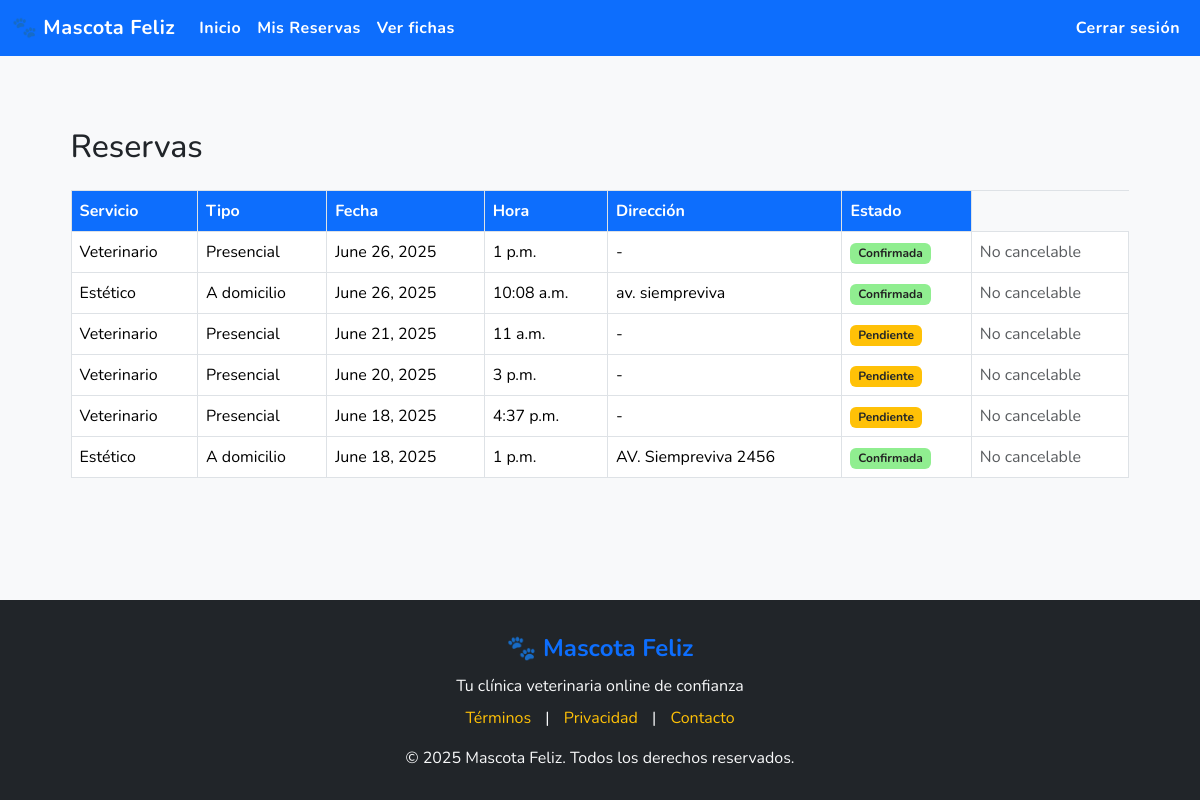
The app's page /reservas/ (signed in), older data.
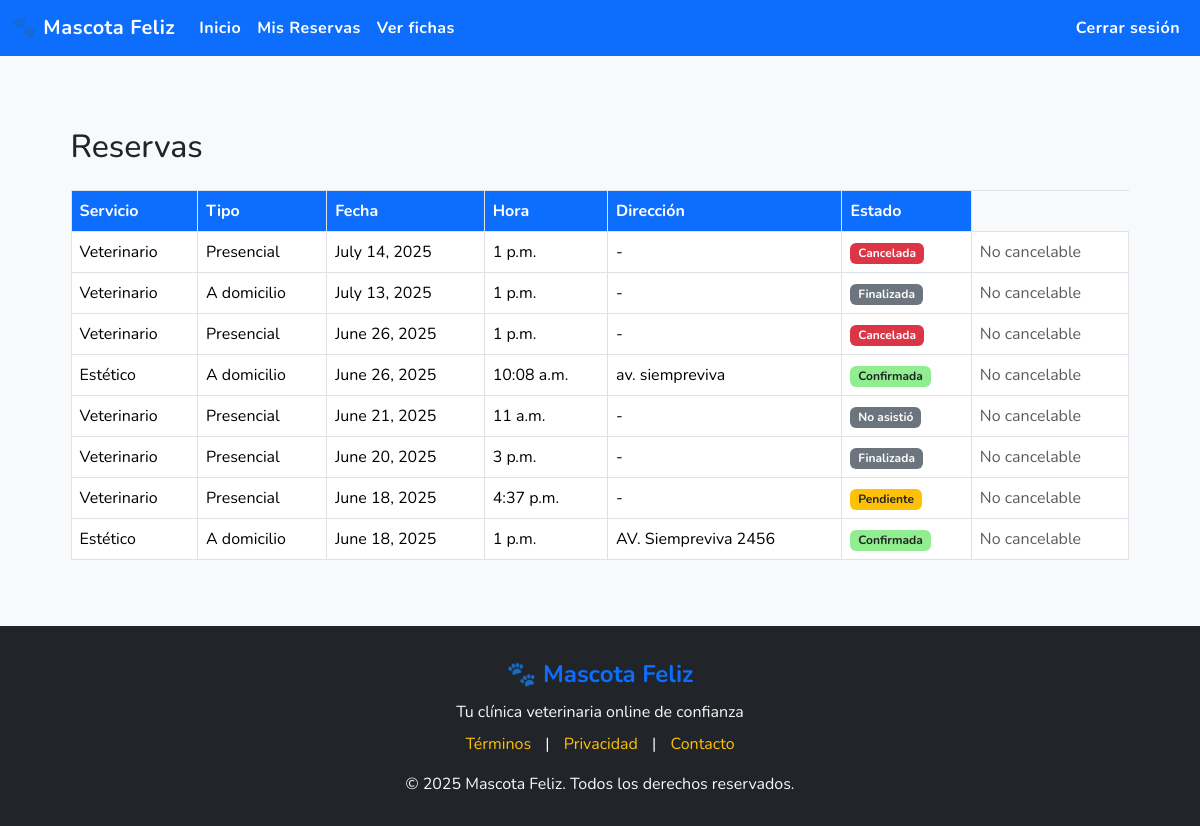
The same page, newer data.
### core/models.py (models this page shows, shortened)
class Reserva(models.Model):
    ESTADOS = [
        ('pendiente', 'Pendiente'),
        ('confirmada', 'Confirmada'),
        ('en_camino', 'En camino'),         # solo a domicilio
        ('en_espera', 'En espera'),         # solo presencial
        ('en_atencion', 'En atención'),
        ('finalizada', 'Finalizada'),
        ('cancelada', 'Cancelada'),
        ('no_asistio', 'No asistió'),
    ]
    TIPO_SERVICIO_CHOICES = [
        ('veterinario', 'Veterinario'),
        ('estetico', 'Estético'),
    ]
    TIPO_RESERVA_CHOICES = [
        ('presencial', 'Presencial'),
        ('domicilio', 'A domicilio'),
    ]
    cliente = models.ForeignKey(Usuario, on_delete=models.CASCADE, limit_choices_to={'tipo_usuario': 'cliente'})
    tipo_servicio = models.CharField(max_length=20, choices=TIPO_SERVICIO_CHOICES)
    tipo_reserva = models.CharField(max_length=20, choices=TIPO_RESERVA_CHOICES)
    direccion = models.CharField(max_length=255, blank=True, null=True)  # obligatoria si es a domicilio
    estado = models.CharField(max_length=20, choices=ESTADOS, default='pendiente')
    fecha_creacion = models.DateTimeField(auto_now_add=True)
    fecha = models.DateField()
    hora = models.TimeField()

### app/views.py (the view)
# urls.py: path('reservas/', views.ver_reservas_cliente, name='ver_reservas'),
@login_required
def ver_reservas_cliente(request):
    if request.user.tipo_usuario != 'cliente':
        return HttpResponseForbidden("Acceso denegado.")
    reservas = Reserva.objects.filter(cliente=request.user).order_by('-fecha', '-hora')
    return render(request, 'pages/ver_reservas.html', {
        'reservas': reservas,
        'today': date.today()
    })

### app/templates/pages/ver_reservas.html (shortened to what this page needs)
{% extends 'base/base.html' %}
{% block content %}
<div class="container mt-5">
    <h2 class="mb-4">Reservas</h2>
    {% if reservas %}
        <table class="table table-bordered">
            <thead>
                <tr>
                <th>Servicio</th>
                <th>Tipo</th>
                <th>Fecha</th>
                <th>Hora</th>
                <th>Dirección</th>
                <th>Estado</th>
                </tr>
            </thead>
            <tbody>
                {% for reserva in reservas %}
                <tr>
                    <td>{{ reserva.get_tipo_servicio_display }}</td>
                    <td>{{ reserva.get_tipo_reserva_display }}</td>
                    <td>{{ reserva.fecha }}</td>
                    <td>{{ reserva.hora }}</td>
                    <td>{{ reserva.direccion|default:"-" }}</td>
                    <td>
                        {% if reserva.get_estado_display == "Pendiente" %}
                            <span class="badge bg-warning text-dark">{{ reserva.get_estado_display }}</span>
                        {% elif reserva.get_estado_display == "Confirmada" %}
                            <span class="badge" style="background-color: #90ee90; color: #222;">{{ reserva.get_estado_display }}</span>
                        {% elif reserva.get_estado_display == "Cancelada" %}
                            <span class="badge bg-danger">{{ reserva.get_estado_display }}</span>
                        {% elif reserva.get_estado_display == "Cerrada" %}
                            <span class="badge bg-success">{{ reserva.get_estado_display }}</span>
                        {% else %}
                            <span class="badge bg-secondary">{{ reserva.get_estado_display }}</span>
                        {% endif %}
                    </td>
                    <td>
                    {% if user.tipo_usuario == 'cliente' and reserva.fecha >= today and reserva.estado == 'pendiente' %}
                        <a href="{% url 'cambiar_estado_reserva' reserva.id 'confirmada' %}" class="btn btn-sm btn-warning">Confirmar Reserva</a>
                        <form method="post" action="{% url 'cancelar_reserva_cliente' reserva.id %}">
                        {% csrf_token %}
                        <button type="submit" class="btn btn-sm btn-danger">Cancelar</button>
                        </form>
                    {% elif user.tipo_usuario == 'cliente' and reserva.fecha >= today and reserva.estado == 'confirmada' %}
                        <form method="post" action="{% url 'cancelar_reserva_cliente' reserva.id %}">
                        {% csrf_token %}
                        <button type="submit" class="btn btn-sm btn-danger">Cancelar</button>
                        </form>
                    {% else %}
                        <span class="text-muted">No cancelable</span>
                    {% endif %}
                    </td>
                </tr>
                {% endfor %}
            </tbody>
        </table>
    {% else %}
        <p>No tienes reservas registradas.</p>
    {% endif %}
</div>
{% endblock %}

### app/templates/base/base.html (shortened to what this page needs)
{% load static %}
<!DOCTYPE html>
<html lang="es">
<head>
    <link rel="stylesheet" href="{% static 'css/bootstrap.min.css' %}">
</head>
<body>
    <nav class="navbar navbar-expand-lg navbar-dark mb-4">
        <div class="container-fluid">
            <a class="navbar-brand" href="{% url 'index' %}">🐾 Mascota Feliz</a>
            <div class="collapse navbar-collapse" id="navbarNav">
                <ul class="navbar-nav me-auto">
                    <li class="nav-item"><a class="nav-link" href="{% url 'panel' %}">Inicio</a></li>
                    {% if user.is_authenticated %}
                        {% if user.tipo_usuario == 'cliente' %}
                            <li class="nav-item"><a class="nav-link" href="{% url 'ver_reservas' %}">Mis Reservas</a></li>
                            <li class="nav-item"><a class="nav-link" href="{% url 'ver_mis_mascotas' %}">Ver fichas</a></li>
                        {% elif user.tipo_usuario == 'recepcion' %}
                            <li class="nav-item"><a class="nav-link" href="{% url 'panel' %}">Reservas Presenciales</a></li>
                            <li class="nav-item"><a class="nav-link" href="{% url 'registrar_dueno' %}">Registrar Dueño</a></li>
                            <li class="nav-item"><a class="nav-link" href="{% url 'registrar_mascota' %}">Registrar Mascota</a></li>
                        {% elif user.tipo_usuario == 'veterinario' %}
                            <li class="nav-item"><a class="nav-link" href="{% url 'panel' %}">Fichas Médicas</a></li>
                        {% elif user.tipo_usuario == 'operador' %}
                            <li class="nav-item"><a class="nav-link" href="{% url 'panel' %}">Gestionar Domicilios</a></li>
                        {% elif user.tipo_usuario == 'estilista' %}
                            <li class="nav-item"><a class="nav-link" href="{% url 'panel' %}">Citas Estéticas</a></li>
                        {% endif %}
                    {% endif %}
                </ul>
                <ul class="navbar-nav">
                    {% if user.is_authenticated %}
                        <li class="nav-item"><a class="nav-link" href="/logout/">Cerrar sesión</a></li>
                    {% else %}
                        <li class="nav-item"><a class="nav-link" href="/login/">Iniciar sesión</a></li>
                        <li class="nav-item"><a class="nav-link" href="/registro/">Registrarse</a></li>
                    {% endif %}
                </ul>
            </div>
        </div>
    </nav>
    <div class="container">
        {% block content %}
        {% endblock %}
    </div>
    <footer class="text-center">
        <div class="container">
            <div class="footer-logo mb-2">🐾 Mascota Feliz</div>
            <p class="mb-2">Tu clínica veterinaria online de confianza</p>
            <div class="footer-links">
                <a href="#">Términos</a> |
                <a href="#">Privacidad</a> |
                <a href="#">Contacto</a>
            </div>
            <p class="mt-3 mb-0">&copy; 2025 Mascota Feliz. Todos los derechos reservados.</p>
        </div>
    </footer>
</body>
</html>

### app/templates/base/base.html (style rules this page uses)
html, body { height: 100%; min-height: 100%; }
body { display: flex; flex-direction: column; min-height: 100vh; font-family: 'Nunito', sans-serif; background-color: #f8f9fa; color: #212529; }
.container { max-width: 96%; flex: 1 0 auto; }
.navbar { background-color: #0d6efd; }
.navbar-brand, .nav-link { color: #fff !important; font-weight: 700; letter-spacing: 0.5px; transition: color 0.2s; }
.card-header, .table thead th { background-color: #0d6efd; color: #fff; font-weight: 700; }
footer { background-color: #212529; color: #f8f9fa; padding: 30px 0; margin-top: 50px; flex-shrink: 0; }
footer .footer-logo { font-size: 1.5rem; font-weight: bold; color: #0d6efd; }
footer .footer-links a { color: #ffc107; text-decoration: none; margin: 0 10px; }

Row changes from the older to the newer data that the page shows:
added Reserva: tipo_servicio "Veterinario", tipo_reserva "Presencial", fecha "July 14, 2025", hora "1 p.m.", direccion "-", estado "Cancelada", shows "No cancelable"
added Reserva: tipo_servicio "Veterinario", tipo_reserva "A domicilio", fecha "July 13, 2025", hora "1 p.m.", direccion "-", estado "Finalizada", shows "No cancelable"
changed Reserva (number 3 of 8 on the later page): estado "Confirmada" → "Cancelada"
changed Reserva: estado "Pendiente" → "No asistió"
changed Reserva "June 20, 2025": estado "Pendiente" → "Finalizada"
